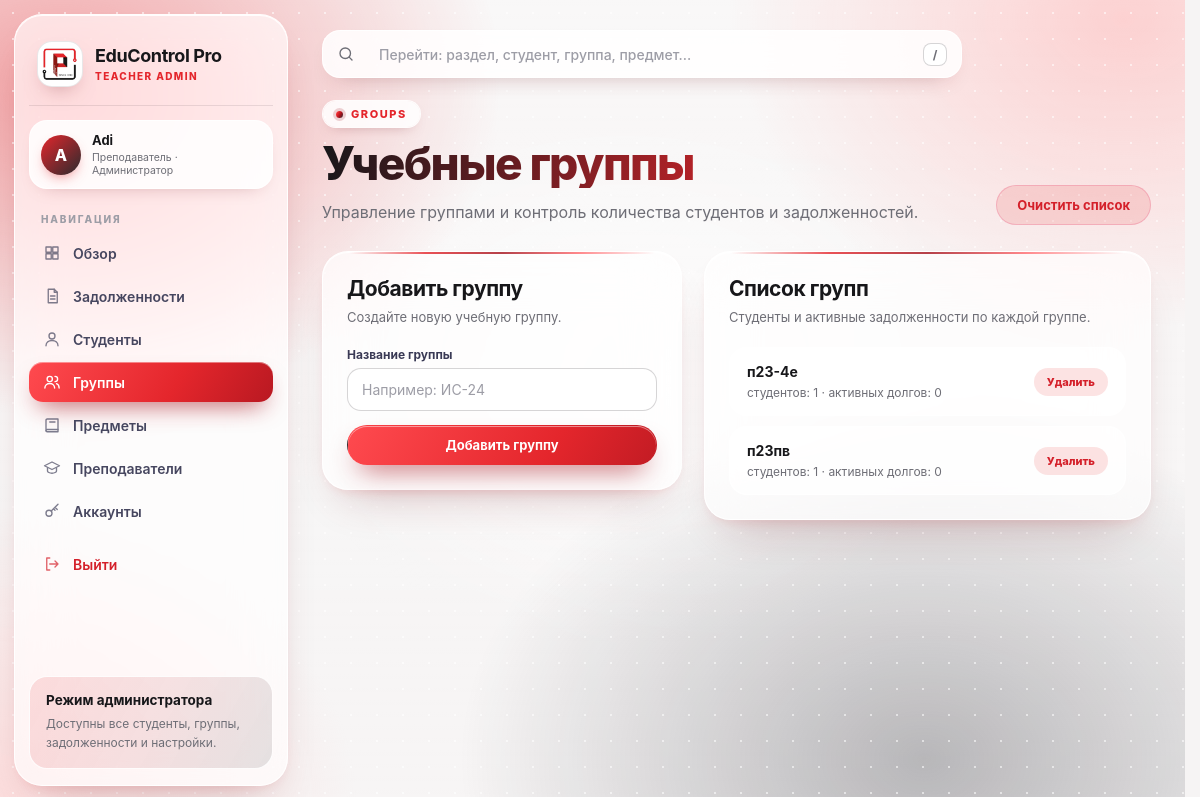
Screenshot of /groups (signed in) with the database file from the repository.
### tables this page shows
CREATE TABLE users (
            id INTEGER PRIMARY KEY AUTOINCREMENT,
            username TEXT NOT NULL UNIQUE COLLATE NOCASE,
            password_hash TEXT NOT NULL,
            role TEXT NOT NULL CHECK(role IN ('teacher', 'student')),
            display_name TEXT NOT NULL,
            student_id INTEGER UNIQUE,
            created_at DATE NOT NULL,
            FOREIGN KEY (student_id)
                REFERENCES students(id)
                ON DELETE SET NULL
        );

CREATE TABLE groups (
            id INTEGER PRIMARY KEY AUTOINCREMENT,
            group_name TEXT NOT NULL UNIQUE
        );

### app.py (the view)
@app.route("/groups")
@teacher_required
def groups_page():
    conn = get_db()
    groups = conn.execute("""
        SELECT
            groups.id,
            groups.group_name,
            COUNT(
                DISTINCT students.id
            ) AS student_count,
            COUNT(debts.id) AS debt_count,
            SUM(
                CASE
                    WHEN debts.status != 'Сдано'
                    THEN 1
                    ELSE 0
                END
            ) AS active_debt_count
        FROM groups
        LEFT JOIN students
            ON students.group_id = groups.id
        LEFT JOIN debts
            ON debts.student_id = students.id
        GROUP BY
            groups.id,
            groups.group_name
        ORDER BY groups.group_name
    """).fetchall()
    conn.close()
    return render_template(
        "groups.html",
        active_page="groups",
        groups=groups
    )

### app.py (called while the page is built, shortened)
def get_db():
    conn = sqlite3.connect(DB_NAME)
    conn.row_factory = sqlite3.Row
    conn.execute("PRAGMA foreign_keys = ON")
    return conn

def current_user():
    user_id = session.get("user_id")
    if not user_id:
        return None
    conn = get_db()
    user = conn.execute("""
        SELECT
            users.*,
            students.full_name AS student_full_name,
            groups.group_name AS student_group_name
        FROM users
        LEFT JOIN students
            ON users.student_id = students.id
        LEFT JOIN groups
            ON students.group_id = groups.id
        WHERE users.id = ?
    """, (user_id,)).fetchone()
    conn.close()
    return user

@app.context_processor
def inject_user():
    return {
        "current_user": current_user()
    }

def teacher_required(view):
    @wraps(view)
    def wrapped(*args, **kwargs):
        user = current_user()
        if user["role"] != "teacher":
            abort(403)
        return view(*args, **kwargs)
    return wrapped

### templates/groups.html (shortened to what this page needs)
{% extends "base.html" %}
{% block content %}
<section class="hero">
    <div>
        <div class="eyebrow">Groups</div>
        <h2>Учебные группы</h2>
        <p>
            Управление группами и контроль количества студентов и задолженностей.
        </p>
    </div>
    <div class="hero-actions">
        <form
            method="POST"
            action="{{ url_for('clear_groups') }}"
            onsubmit="return confirm('Очистить ВЕСЬ список групп? Студенты и их задолженности также будут удалены.')"
        >
            <button class="btn btn-danger">
                Очистить список
            </button>
        </form>
    </div>
</section>
<div class="page-grid">
    <section class="panel">
        <div class="panel-head">
            <h3>Добавить группу</h3>
            <p>Создайте новую учебную группу.</p>
        </div>
        <div class="panel-body">
            <form method="POST" action="{{ url_for('add_group') }}">
                <div class="field">
                    <label>Название группы</label>
                    <input
                        name="group_name"
                        placeholder="Например: ИС-24"
                        required
                    >
                </div>
                <button class="btn btn-primary" style="width:100%">
                    Добавить группу
                </button>
            </form>
        </div>
    </section>
    <section class="panel">
        <div class="panel-head">
            <h3>Список групп</h3>
            <p>Студенты и активные задолженности по каждой группе.</p>
        </div>
        <div class="panel-body">
            <div class="cards-list">
                {% for group in groups %}
                    <div class="entity-card">
                        <div>
                            <div class="entity-title">
                                {{ group.group_name }}
                            </div>
                            <div class="entity-meta">
                                студентов: {{ group.student_count }} ·
                                активных долгов:
                                {{ group.active_debt_count or 0 }}
                            </div>
                        </div>
                        <form
                            method="POST"
                            action="{{ url_for('delete_group', group_id=group.id) }}"
                            onsubmit="return confirm('Удалить группу и связанных студентов?')"
                        >
                            <button class="mini delete">
                                Удалить
                            </button>
                        </form>
                    </div>
                {% else %}
                    <div class="empty">Групп пока нет</div>
                {% endfor %}
            </div>
        </div>
    </section>
</div>
{% endblock %}

### templates/base.html (shortened to what this page needs)
<!DOCTYPE html>
<html lang="ru">
<head>
    <link
        rel="stylesheet"
        href="{{ url_for('static', filename='style.css') }}"
    >
</head>
<body>
{% if current_user %}
<div class="shell">
    <aside class="sidebar" id="sidebar">
        <div class="brand">
            <div class="logo">{% include "_logo.html" %}</div>
            <div>
                <h1>EduControl Pro</h1>
                <small>
                    {% if current_user.role == 'teacher' %}
                        Teacher Admin
                    {% else %}
                        Student Cabinet
                    {% endif %}
                </small>
            </div>
        </div>
        <div class="user-card">
            <div class="user-avatar">
                {{ current_user.display_name[:1]|upper }}
            </div>
            <div class="user-card-text">
                <strong>{{ current_user.display_name }}</strong>
                <span>
                    {% if current_user.role == 'teacher' %}
                        Преподаватель · Администратор
                    {% else %}
                        Студент
                    {% endif %}
                </span>
            </div>
        </div>
        <div class="nav-label">
            Навигация
        </div>
        <nav class="nav">
        {% if current_user.role == 'teacher' %}
            <a
                class="{% if active_page == 'dashboard' %}active{% endif %}"
                href="{{ url_for('dashboard') }}"
            >
                <svg class="ico" viewBox="0 0 24 24"><path d="M4 4h7v7H4zM13 4h7v7h-7zM4 13h7v7H4zM13 13h7v7h-7z"/></svg>
                Обзор
            </a>
            <a
                class="{% if active_page == 'debts' %}active{% endif %}"
                href="{{ url_for('debts_page') }}"
            >
                <svg class="ico" viewBox="0 0 24 24"><path d="M7 3h8l4 4v14H7z"/><path d="M15 3v4h4M10 12h6M10 16h6"/></svg>
                Задолженности
            </a>
            <a
                class="{% if active_page == 'students' %}active{% endif %}"
                href="{{ url_for('students_page') }}"
            >
                <svg class="ico" viewBox="0 0 24 24"><circle cx="12" cy="8" r="4"/><path d="M4 21c0-4.4 3.6-7 8-7s8 2.6 8 7"/></svg>
                Студенты
            </a>
            <a
                class="{% if active_page == 'groups' %}active{% endif %}"
                href="{{ url_for('groups_page') }}"
            >
                <svg class="ico" viewBox="0 0 24 24"><circle cx="9" cy="8" r="3.5"/><path d="M2.5 20c0-3.6 2.9-6 6.5-6s6.5 2.4 6.5 6"/><path d="M16 4.5a3.5 3.5 0 010 7M18 14.3c2 .8 3.5 2.6 3.5 5.7"/></svg>
                Группы
            </a>
            <a
                class="{% if active_page == 'subjects' %}active{% endif %}"
                href="{{ url_for('subjects_page') }}"
            >
                <svg class="ico" viewBox="0 0 24 24"><path d="M4 5.5C4 4.7 4.7 4 5.5 4H20v14H5.5A1.5 1.5 0 004 19.5z"/><path d="M4 19.5A1.5 1.5 0 005.5 21H20v-3M9 8h7"/></svg>
                Предметы
            </a>
            <a
                class="{% if active_page == 'teachers' %}active{% endif %}"
                href="{{ url_for('teachers_page') }}"
            >
                <svg class="ico" viewBox="0 0 24 24"><path d="M2 9l10-5 10 5-10 5z"/><path d="M6 11.5V16c0 1.4 2.7 3 6 3s6-1.6 6-3v-4.5"/></svg>
                Преподаватели
            </a>
            <a
                class="{% if active_page == 'accounts' %}active{% endif %}"
                href="{{ url_for('accounts_page') }}"
            >
                <svg class="ico" viewBox="0 0 24 24"><circle cx="8" cy="15" r="4"/><path d="M11 12l9-9M16 7l3 3M14 9l2 2"/></svg>
                Аккаунты
            </a>
        {% endif %}
            <a
                class="logout"
                href="{{ url_for('logout') }}"
            >
                <svg class="ico" viewBox="0 0 24 24"><path d="M9 4H5v16h4M16 8l4 4-4 4M20 12H9"/></svg>
                Выйти
            </a>
        </nav>
        <div class="side-card">
            {% if current_user.role == 'teacher' %}
                <strong>Режим администратора</strong>
                <span>
                    Доступны все студенты, группы,
                    задолженности и настройки.
                </span>
            {% else %}
                <strong>Личный кабинет</strong>
                <span>
                    Вам доступны только ваши
                    собственные учебные данные.
                </span>
            {% endif %}
        </div>
    </aside>
    <main class="main">
        {% include "_navsearch.html" %}
        {% block content %}{% endblock %}
    </main>
</div>
{% else %}
    {% block auth_content %}{% endblock %}
{% endif %}
</body>
</html>

### templates/_navsearch.html (shortened to what this page needs)
<div class="navsearch" id="navsearch" role="search">
    <svg class="ico navsearch-ico" viewBox="0 0 24 24"><circle cx="11" cy="11" r="7"/><path d="M20 20l-3.5-3.5"/></svg>
    <input
        id="navsearch-input"
        class="navsearch-input"
        type="text"
        autocomplete="off"
        spellcheck="false"
        placeholder="{% if current_user.role == 'teacher' %}Перейти: раздел, студент, группа, предмет…{% else %}Перейти: раздел сайта…{% endif %}"
        aria-label="Поиск по сайту"
        aria-controls="navsearch-list"
        aria-expanded="false"
    >
    <kbd class="navsearch-kbd" id="navsearch-kbd">/</kbd>
</div>

### rows the page displays
users: display_name "A", display_name "Adi"
groups: group_name "п23-4е", student_count "1", active_debt_count "0"
groups: group_name "п23пв", student_count "1", active_debt_count "0"
